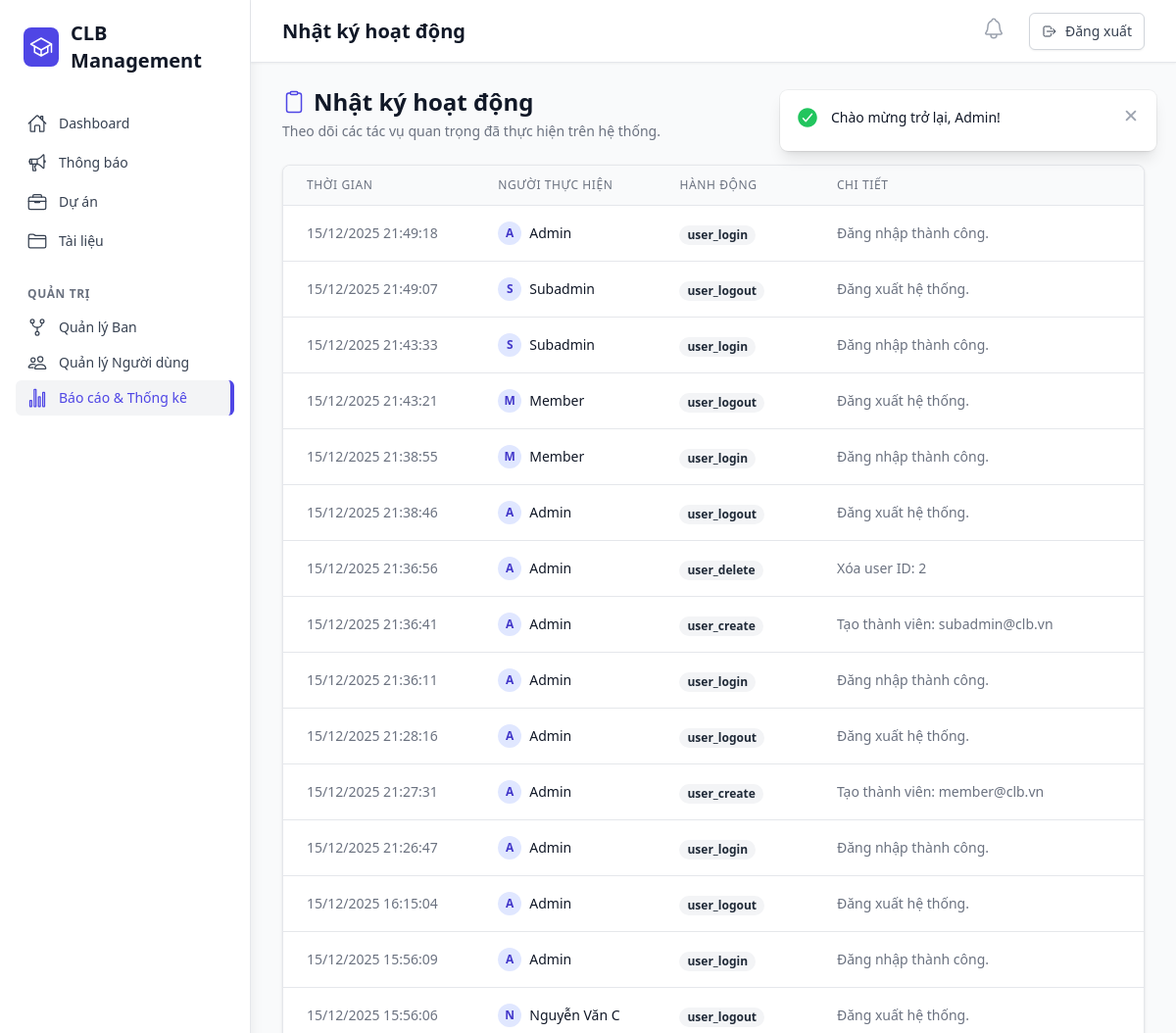
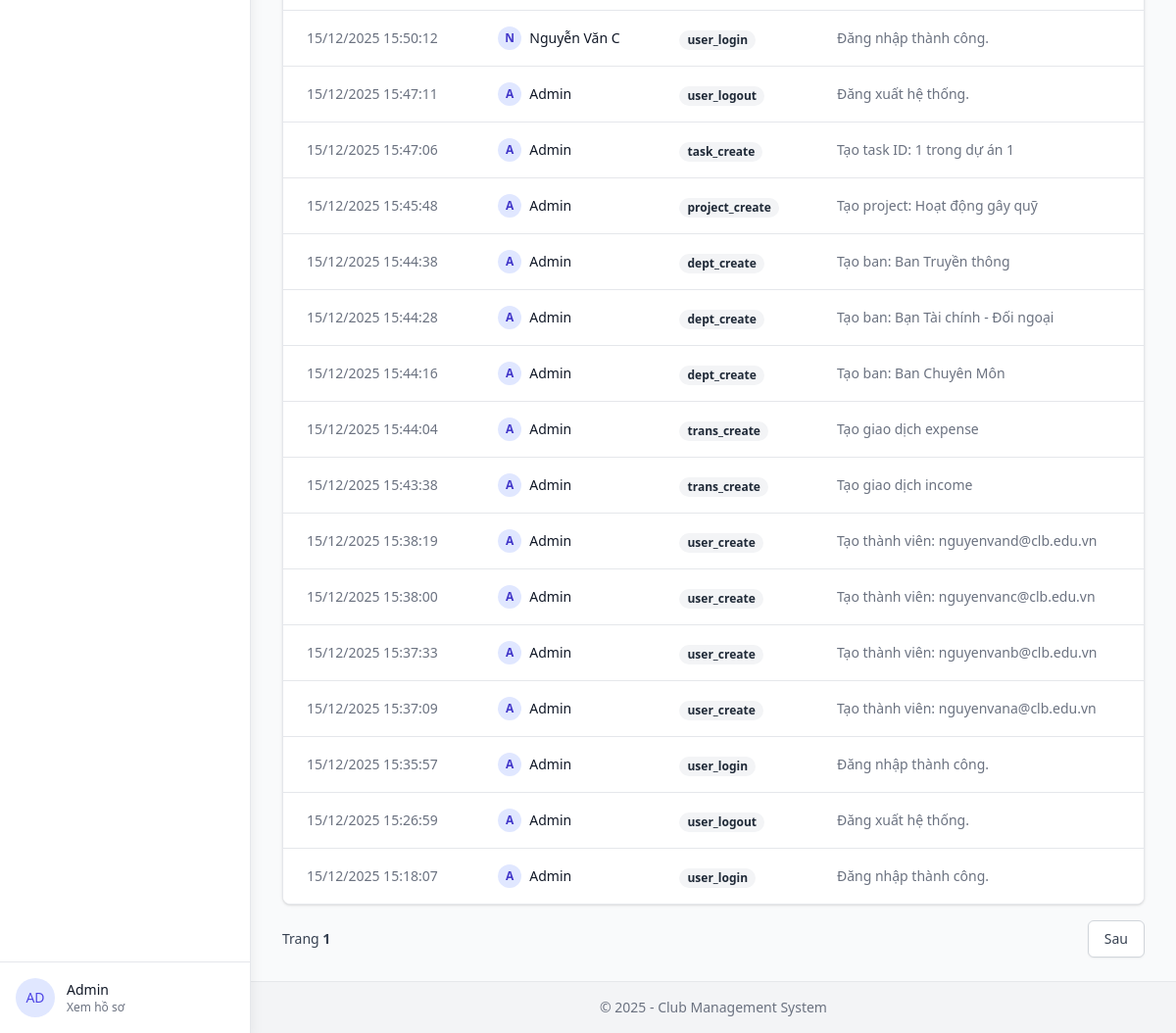
Screenshot of /public/report/activity_logs (signed in) with the database file from the repository (2 pictures, top to bottom).
### tables this page shows
CREATE TABLE `activity_logs` (
  `id` int(11) NOT NULL,
  `user_id` int(11) DEFAULT NULL COMMENT 'Người thực hiện (NULL = hệ thống)',
  `action` varchar(100) NOT NULL COMMENT 'Mã hành động (VD: user_login, project_created)',
  `details` text DEFAULT NULL COMMENT 'Chi tiết hành động',
  `created_at` datetime DEFAULT current_timestamp()
);

CREATE TABLE `users` (
  `id` int(11) NOT NULL,
  `name` varchar(100) NOT NULL COMMENT 'Họ tên đầy đủ',
  `email` varchar(100) NOT NULL COMMENT 'Email đăng nhập',
  `password` varchar(255) NOT NULL COMMENT 'Password đã hash (bcrypt)',
  `system_role` enum('admin','subadmin','member') NOT NULL DEFAULT 'member' COMMENT 'Vai trò hệ thống: admin=quản trị, subadmin=phó, member=thành viên',
  `is_active` tinyint(1) DEFAULT 1 COMMENT 'Trạng thái tài khoản (soft delete)',
  `password_reset_token` varchar(100) DEFAULT NULL COMMENT 'Token reset mật khẩu',
  `password_reset_expires` datetime DEFAULT NULL COMMENT 'Thời hạn token',
  `created_at` datetime DEFAULT current_timestamp(),
  `updated_at` datetime DEFAULT current_timestamp() ON UPDATE current_timestamp()
);

### app/Controllers/ReportController.php (called while the page is built, shortened)
<?php
class ReportController extends Controller
{
    private $logModel;
    public function __construct()
    {
        $this->logModel = new ActivityLog();
    }
    public function activity_logs()
    {
        $page = isset($_GET['page']) ? (int)$_GET['page'] : 1;
        $page = max(1, $page);
        $limit = 50;
        $offset = ($page - 1) * $limit;
        $logs = $this->logModel->getLogs($limit, $offset);
        $this->view('reports/activity_logs', [
            'logs' => $logs,
            'page' => $page,
            'title' => 'Nhật ký hoạt động'
        ]);
    }
}

### app/Core/Router.php (called while the page is built, shortened)
<?php
class Router
{
    protected $currentMethod = 'index';
    public function __construct()
    {
        $url = $this->getUrl();
        if (isset($url[0])) {
            $controllerName = ucwords($url[0]) . 'Controller';
            $controllerClass = 'App\\Controllers\\' . $controllerName;
            if (class_exists($controllerClass)) {
                unset($url[0]);
            }
        }
        $this->currentController = new $controllerClass();
        if (isset($url[1])) {
            $requestedMethod = $url[1];
            if (method_exists($this->currentController, $requestedMethod)) {
                $this->currentMethod = $requestedMethod;
                unset($url[1]);
            }
        }
        $this->params = $url ? array_values($url) : [];
        call_user_func_array([$this->currentController, $this->currentMethod], $this->params);
    }
    protected function getUrl()
    {
        if (isset($_GET['url'])) {
            $url = rtrim($_GET['url'], '/');
            $url = filter_var($url, FILTER_SANITIZE_URL);
            return explode('/', $url);
        }
        return [];
    }
}

### public/index.php (called while the page is built, shortened)
<?php
try {
    $init = new Router();
} catch (Exception $e) {
    if (isset($_ENV['APP_ENV']) && $_ENV['APP_ENV'] === 'local') {
        echo "<div style='background:#f8d7da; color:#721c24; padding:20px; border:1px solid #f5c6cb; margin:20px; font-family:sans-serif;'>";
        echo "<h3>Lỗi Hệ Thống (Local):</h3>";
        echo "<p><strong>Message:</strong> " . $e->getMessage() . "</p>";
        echo "<pre>" . $e->getTraceAsString() . "</pre>";
        echo "</div>";
    } else {
        error_log($e->getMessage());
        echo "<h1>Đã xảy ra lỗi hệ thống. Vui lòng quay lại sau.</h1>";
    }
}

### app/Core/Database.php (called while the page is built, shortened)
<?php
class Database
{
    private $host = DB_HOST;
    private $user = DB_USER;
    private $pass = DB_PASS;
    private $name = DB_NAME;
    private $charset = DB_CHARSET;
    private static $instance = null;
    private $pdo;
    private $stmt;
    private function __construct()
    {
        $dsn = 'mysql:host=' . $this->host . ';dbname=' . $this->name . ';charset=' . $this->charset;
        $options = [
            PDO::ATTR_ERRMODE            => PDO::ERRMODE_EXCEPTION,
            PDO::ATTR_DEFAULT_FETCH_MODE => PDO::FETCH_ASSOC,
            PDO::ATTR_EMULATE_PREPARES   => false,
        ];
        try {
            $this->pdo = new PDO($dsn, $this->user, $this->pass, $options);
        } catch (PDOException $e) {
            die("Database Connection Error: " . $e->getMessage());
        }
    }
    public static function getInstance()
    {
        if (self::$instance == null) {
            self::$instance = new Database();
        }
        return self::$instance;
    }
    public function query($sql)
    {
        $this->stmt = $this->pdo->prepare($sql);
    }
    public function bind($param, $value, $type = null)
    {
        $this->stmt->bindValue($param, $value, $type);
    }
    public function execute()
    {
        return $this->stmt->execute();
    }
    public function resultSet()
    {
        $this->execute();
        return $this->stmt->fetchAll(PDO::FETCH_ASSOC);
    }
}

### app/Models/ActivityLog.php (called while the page is built, shortened)
<?php
class ActivityLog
{
    private $db;
    public function __construct()
    {
        $this->db = Database::getInstance();
    }
    public function getLogs($limit = 50, $offset = 0)
    {
        $sql = "SELECT l.*, u.name as user_name
                FROM activity_logs l
                LEFT JOIN users u ON l.user_id = u.id
                ORDER BY l.created_at DESC
                LIMIT :limit OFFSET :offset";
        $this->db->query($sql);
        $this->db->bind(':limit', $limit, \PDO::PARAM_INT);
        $this->db->bind(':offset', $offset, \PDO::PARAM_INT);
        return $this->db->resultSet();
    }
}

### app/Views/reports/activity_logs.php (the view, shortened to what this page needs)
<?php require_once ROOT_PATH . '/app/Views/layout/header.php'; ?>
<div class="max-w-6xl mx-auto">
    <div class="flex justify-between items-center mb-6">
        <div>
            <h2 class="text-2xl font-bold text-gray-900 flex items-center">
                <ion-icon name="clipboard-outline" class="mr-2 text-indigo-600"></ion-icon>
                Nhật ký hoạt động
            </h2>
            <p class="text-sm text-gray-500 mt-1">Theo dõi các tác vụ quan trọng đã thực hiện trên hệ thống.</p>
        </div>
    </div>
    <div class="bg-white shadow overflow-hidden sm:rounded-lg border border-gray-200">
        <table class="min-w-full divide-y divide-gray-200">
            <thead class="bg-gray-50">
                <tr>
                    <th class="px-6 py-3 text-left text-xs font-medium text-gray-500 uppercase tracking-wider">Thời gian</th>
                    <th class="px-6 py-3 text-left text-xs font-medium text-gray-500 uppercase tracking-wider">Người thực hiện</th>
                    <th class="px-6 py-3 text-left text-xs font-medium text-gray-500 uppercase tracking-wider">Hành động</th>
                    <th class="px-6 py-3 text-left text-xs font-medium text-gray-500 uppercase tracking-wider">Chi tiết</th>
                </tr>
            </thead>
            <tbody class="bg-white divide-y divide-gray-200">
                <?php if (empty($logs)): ?>
                    <tr>
                        <td colspan="4" class="px-6 py-10 text-center text-gray-500">
                            Chưa có dữ liệu nhật ký.
                        </td>
                    </tr>
                <?php else: ?>
                    <?php foreach ($logs as $log): ?>
                        <tr class="hover:bg-gray-50">
                            <td class="px-6 py-4 whitespace-nowrap text-sm text-gray-500">
                                <?= date('d/m/Y H:i:s', strtotime($log['created_at'])) ?>
                            </td>
                            <td class="px-6 py-4 whitespace-nowrap">
                                <div class="flex items-center">
                                    <div class="h-6 w-6 rounded-full bg-indigo-100 flex items-center justify-center text-xs text-indigo-700 font-bold mr-2">
                                        <?= strtoupper(substr($log['user_name'] ?? 'S', 0, 1)) ?>
                                    </div>
                                    <span class="text-sm font-medium text-gray-900">
                                        <?= htmlspecialchars($log['user_name'] ?? 'System') ?>
                                    </span>
                                </div>
                            </td>
                            <td class="px-6 py-4 whitespace-nowrap">
                                <span class="px-2 inline-flex text-xs leading-5 font-semibold rounded-full bg-gray-100 text-gray-800">
                                    <?= htmlspecialchars($log['action']) ?>
                                </span>
                            </td>
                            <td class="px-6 py-4 text-sm text-gray-500">
                                <?= htmlspecialchars($log['details']) ?>
                            </td>
                        </tr>
                    <?php endforeach; ?>
                <?php endif; ?>
            </tbody>
        </table>
    </div>
    <div class="mt-4 flex justify-between items-center">
        <div class="text-sm text-gray-700">
            Trang <strong><?= $page ?? 1 ?></strong>
        </div>
        <div class="space-x-2">
            <a href="?page=<?= ($page ?? 1) + 1 ?>" class="btn btn-secondary-outline text-sm">Sau</a>
        </div>
    </div>
</div>
<?php require_once ROOT_PATH . '/app/Views/layout/footer.php'; ?>

### public/css/custom.css (style rules this page uses)
:root { --color-primary: #2563EB; --color-primary-hover: #1D4ED8; --color-secondary: #0891B2; --color-secondary-hover: #0E7490; --color-success: #16A34A; --color-success-hover: #15803D; --color-warning: #D97706; --color-warning-hover: #B45309; --color-danger: #DC2626; --color-danger-hover: #B91C1C; --color-gray-text: #374151; --color-gray-border: #D1D5DB; --color-gray-bg-hover: #F9FAFB; }
.btn { display: inline-flex; align-items: center; justify-content: center; padding: 0.5rem 1rem; font-size: 0.875rem; font-weight: 500; border-radius: 0.375rem; box-shadow: 0 1px 2px 0 rgba(0, 0, 0, 0.05); border: 1px solid transparent; color: white; transition: background-color 0.2s ease-in-out; text-decoration: none; cursor: pointer; }
.btn-secondary-outline { background-color: white; border: 1px solid var(--color-gray-border); color: var(--color-gray-text); }

### rows the page displays
activity_logs: created_at "15/12/2025 21:49:18", user.name "A", user.name "Admin", action "user_login", details "Đăng nhập thành công."
activity_logs: created_at "15/12/2025 21:49:07", user.name "S", user.name "Subadmin", action "user_logout", details "Đăng xuất hệ thống."
activity_logs: created_at "15/12/2025 21:43:33", user.name "S", user.name "Subadmin", action "user_login", details "Đăng nhập thành công."
activity_logs: created_at "15/12/2025 21:43:21", user.name "M", user.name "Member", action "user_logout", details "Đăng xuất hệ thống."
activity_logs: created_at "15/12/2025 21:38:55", user.name "M", user.name "Member", action "user_login", details "Đăng nhập thành công."
activity_logs: created_at "15/12/2025 21:38:46", user.name "A", user.name "Admin", action "user_logout", details "Đăng xuất hệ thống."
activity_logs: created_at "15/12/2025 21:36:56", user.name "A", user.name "Admin", action "user_delete", details "Xóa user ID: 2"
activity_logs: created_at "15/12/2025 21:36:41", user.name "A", user.name "Admin", action "user_create", details "Tạo thành viên: subadmin@clb.vn"
activity_logs: created_at "15/12/2025 21:36:11", user.name "A", user.name "Admin", action "user_login", details "Đăng nhập thành công."
activity_logs: created_at "15/12/2025 21:28:16", user.name "A", user.name "Admin", action "user_logout", details "Đăng xuất hệ thống."
activity_logs: created_at "15/12/2025 21:27:31", user.name "A", user.name "Admin", action "user_create", details "Tạo thành viên: member@clb.vn"
activity_logs: created_at "15/12/2025 21:26:47", user.name "A", user.name "Admin", action "user_login", details "Đăng nhập thành công."
activity_logs: created_at "15/12/2025 16:15:04", user.name "A", user.name "Admin", action "user_logout", details "Đăng xuất hệ thống."
activity_logs: created_at "15/12/2025 15:56:09", user.name "A", user.name "Admin", action "user_login", details "Đăng nhập thành công."
activity_logs: created_at "15/12/2025 15:56:06", user.name "N", user.name "Nguyễn Văn C", action "user_logout", details "Đăng xuất hệ thống."
activity_logs: created_at "15/12/2025 15:50:12", user.name "N", user.name "Nguyễn Văn C", action "user_login", details "Đăng nhập thành công."
activity_logs: created_at "15/12/2025 15:47:11", user.name "A", user.name "Admin", action "user_logout", details "Đăng xuất hệ thống."
activity_logs: created_at "15/12/2025 15:47:06", user.name "A", user.name "Admin", action "task_create", details "Tạo task ID: 1 trong dự án 1"
activity_logs: created_at "15/12/2025 15:45:48", user.name "A", user.name "Admin", action "project_create", details "Tạo project: Hoạt động gây quỹ"
activity_logs: created_at "15/12/2025 15:44:38", user.name "A", user.name "Admin", action "dept_create", details "Tạo ban: Ban Truyền thông"
activity_logs: created_at "15/12/2025 15:44:28", user.name "A", user.name "Admin", action "dept_create", details "Tạo ban: Bạn Tài chính - Đối ngoại"
activity_logs: created_at "15/12/2025 15:44:16", user.name "A", user.name "Admin", action "dept_create", details "Tạo ban: Ban Chuyên Môn"
activity_logs: created_at "15/12/2025 15:44:04", user.name "A", user.name "Admin", action "trans_create", details "Tạo giao dịch expense"
activity_logs: created_at "15/12/2025 15:43:38", user.name "A", user.name "Admin", action "trans_create", details "Tạo giao dịch income"
activity_logs: created_at "15/12/2025 15:38:19", user.name "A", user.name "Admin", action "user_create", details "Tạo thành viên: nguyenvand@clb.edu.vn"
activity_logs: created_at "15/12/2025 15:38:00", user.name "A", user.name "Admin", action "user_create", details "Tạo thành viên: nguyenvanc@clb.edu.vn"
activity_logs: created_at "15/12/2025 15:37:33", user.name "A", user.name "Admin", action "user_create", details "Tạo thành viên: nguyenvanb@clb.edu.vn"
activity_logs: created_at "15/12/2025 15:37:09", user.name "A", user.name "Admin", action "user_create", details "Tạo thành viên: nguyenvana@clb.edu.vn"
activity_logs: created_at "15/12/2025 15:35:57", user.name "A", user.name "Admin", action "user_login", details "Đăng nhập thành công."
activity_logs: created_at "15/12/2025 15:26:59", user.name "A", user.name "Admin", action "user_logout", details "Đăng xuất hệ thống."
activity_logs: created_at "15/12/2025 15:18:07", user.name "A", user.name "Admin", action "user_login", details "Đăng nhập thành công."

### other values shown
substr($_SESSION['user_name'], 0, 2) "AD"
$_SESSION['user_name'] "Admin"
$data['title'] "Nhật ký hoạt động"
$page "1"
